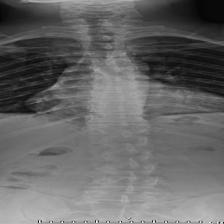
#> input picture skolyoz-tespit/data/raw/N1,N,40,M_1_0.jpg, 224 x 224 px
$ python -i helpers.py   (imports and definitions only)
#> lines starting #> are read from the running program, lines starting #| are printed output that depends on the picture; after the words box and inside, x2 and y2 are one past the last pixel; in counts of white or black regions, pixels touching at a corner belong together
#> further down, picture is the input picture: shape (224, 224, 3); min 4, max 255, mean 102.8
# src/utils/helpers.py

import os
import numpy as np
import cv2
import matplotlib.pyplot as plt
from typing import List, Tuple, Optional, Dict, Any, Union
import logging
from pathlib import Path
import torch

logger = logging.getLogger(__name__)


# [89 lines left out: functions ensure_dir, check_gpu_availability, normalize_image, pad_to_square, not called in this run]


def crop_to_content(image: np.ndarray, threshold: int = 10, padding: int = 10) -> np.ndarray:
    """
    Görüntüyü içeriğe göre kırpar (boş kenarları kaldırır).

    Args:
        image: Görüntü verileri
        threshold: Eşik değeri
        padding: Kırpma sonrası eklenecek kenar boşluğu

    Returns:
        Kırpılmış görüntü
    """
#> called with threshold = 10, padding = 10
    if len(image.shape) == 3:
        gray = cv2.cvtColor((image * 255).astype(np.uint8), cv2.COLOR_BGR2GRAY)
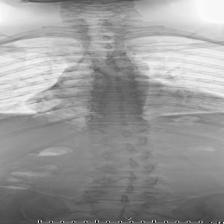
#> gray: shape (224, 224); min 1, max 252, mean 153.2
    elif image.dtype == np.float32:
        gray = (image * 255).astype(np.uint8)
    else:
        gray = image

    # İkili eşikleme
    _, binary = cv2.threshold(gray, threshold, 255, cv2.THRESH_BINARY)
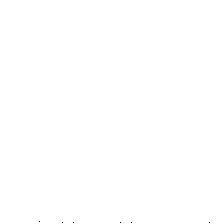
#> binary: shape (224, 224); 100% white; black in thin lines or dots, all inside (x1, y1, x2, y2) = (39, 221, 210, 223)

    # İçerik koordinatlarını bul
    coords = cv2.findNonZero(binary)
#> coords = contour of 50170 points, box (x1, y1, x2, y2) (0, 0, 224, 224), area 0

    if coords is None:
        return image

    # Sınırlayıcı kutuyu hesapla
    x, y, w, h = cv2.boundingRect(coords)
#> x = 0; y = 0; w = 224; h = 224

    # Kenar boşluğu ekle
    x = max(0, x - padding)
    y = max(0, y - padding)
    w = min(image.shape[1] - x, w + 2 * padding)
    h = min(image.shape[0] - y, h + 2 * padding)

    # Görüntüyü kırp
    cropped = image[y:y + h, x:x + w]

    return cropped


# [165 lines left out: functions overlay_mask, draw_spine_curve, save_batch_results, print_system_info, not called in this run]


# Test için
# [40 lines not run here, left out]

>>> import cv2
>>> picture = cv2.imread('../../data/raw/N1,N,40,M_1_0.jpg')
>>> result = crop_to_content(picture)

$ run again, on skolyoz-tespit/data/raw/N2,N,18,M_1_0.jpg
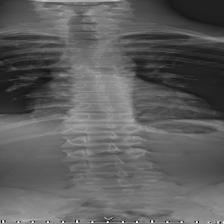
#> input picture skolyoz-tespit/data/raw/N2,N,18,M_1_0.jpg, 224 x 224 px
#> picture is the input picture: shape (224, 224, 3); min 0, max 255, mean 94.3
#> in crop_to_content, `gray = cv2.cvtColor((image * 255).astype(np.uint8), cv2.COLOR_BGR2GRAY)`:
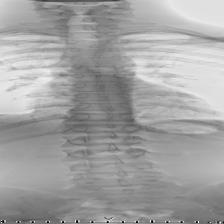
#> gray: shape (224, 224); min 0, max 253, mean 161.7
#> binary: shape (224, 224); 100% white; black in thin lines or dots, all inside (x1, y1, x2, y2) = (1, 221, 197, 223)
#> coords = contour of 50162 points, box (x1, y1, x2, y2) (0, 0, 224, 224), area 0
#> x = 0; w = 224

$ run again, on skolyoz-tespit/data/raw/N6,N,17,M_1_0.jpg
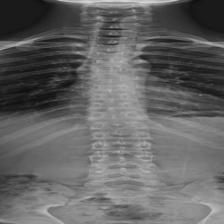
#> input picture skolyoz-tespit/data/raw/N6,N,17,M_1_0.jpg, 224 x 224 px
#> picture is the input picture: shape (224, 224, 3); min 13, max 221, mean 99.5
#> in crop_to_content, `gray = cv2.cvtColor((image * 255).astype(np.uint8), cv2.COLOR_BGR2GRAY)`:
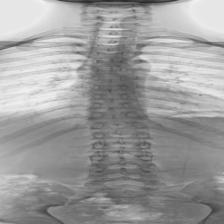
#> gray: shape (224, 224); min 35, max 243, mean 156.5
#> binary: shape (224, 224); every value is 255
#> coords = contour of 50176 points, box (x1, y1, x2, y2) (0, 0, 224, 224), area 0
#> x = 0; w = 224

$ run again, on skolyoz-tespit/data/raw/N62,N,24,M_1_0.jpg
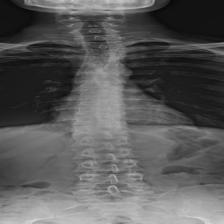
#> input picture skolyoz-tespit/data/raw/N62,N,24,M_1_0.jpg, 224 x 224 px
#> picture is the input picture: shape (224, 224, 3); min 5, max 219, mean 89.3
#> in crop_to_content, `gray = cv2.cvtColor((image * 255).astype(np.uint8), cv2.COLOR_BGR2GRAY)`:
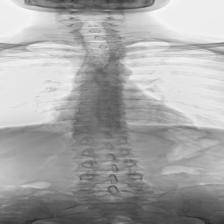
#> gray: shape (224, 224); min 37, max 251, mean 166.7
#> binary: shape (224, 224); every value is 255
#> coords = contour of 50176 points, box (x1, y1, x2, y2) (0, 0, 224, 224), area 0
#> x = 0; w = 224
